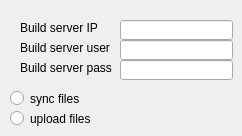
    <widget class="QWidget" name="tab_2">
     <attribute name="title">
      <string>Build-Server</string>
     </attribute>
     <widget class="QLabel" name="label_7">
      <property name="geometry">
       <rect>
        <x>20</x>
        <y>40</y>
        <width>101</width>
        <height>16</height>
       </rect>
      </property>
      <property name="toolTip">
       <string>&lt;html&gt;&lt;head/&gt;&lt;body&gt;&lt;p&gt;Your account name&lt;/p&gt;&lt;/body&gt;&lt;/html&gt;</string>
      </property>
      <property name="text">
       <string>Build server user</string>
      </property>
      <property name="buddy">
       <cstring>lineEdit_7</cstring>
      </property>
     </widget>
     <widget class="QRadioButton" name="radioButton_2">
      <property name="enabled">
       <bool>true</bool>
      </property>
      <property name="geometry">
       <rect>
        <x>10</x>
        <y>90</y>
        <width>82</width>
        <height>17</height>
       </rect>
      </property>
      <property name="toolTip">
       <string>&lt;html&gt;&lt;head/&gt;&lt;body&gt;&lt;p&gt;Synchronize files, faster when only updates in existing files&lt;/p&gt;&lt;/body&gt;&lt;/html&gt;</string>
      </property>
      <property name="text">
       <string>sync files</string>
      </property>
     </widget>
     <widget class="QRadioButton" name="radioButton">
      <property name="enabled">
       <bool>true</bool>
      </property>
      <property name="geometry">
       <rect>
        <x>10</x>
        <y>110</y>
        <width>82</width>
        <height>17</height>
       </rect>
      </property>
      <property name="toolTip">
       <string>&lt;html&gt;&lt;head/&gt;&lt;body&gt;&lt;p&gt;(re)upload all files on server&lt;/p&gt;&lt;/body&gt;&lt;/html&gt;</string>
      </property>
      <property name="text">
       <string>upload files</string>
      </property>
     </widget>
     <widget class="QLabel" name="label_6">
      <property name="geometry">
       <rect>
        <x>20</x>
        <y>20</y>
        <width>101</width>
        <height>16</height>
       </rect>
      </property>
      <property name="toolTip">
       <string>&lt;html&gt;&lt;head/&gt;&lt;body&gt;&lt;p&gt;Build server 192.168.9.111&lt;/p&gt;&lt;/body&gt;&lt;/html&gt;</string>
      </property>
      <property name="text">
       <string>Build server IP</string>
      </property>
      <property name="buddy">
       <cstring>lineEdit_6</cstring>
      </property>
     </widget>
     <widget class="QLineEdit" name="lineEdit_7">
      <property name="enabled">
       <bool>true</bool>
      </property>
      <property name="geometry">
       <rect>
        <x>120</x>
        <y>40</y>
        <width>113</width>
        <height>20</height>
       </rect>
      </property>
     </widget>
     <widget class="QLabel" name="label_8">
      <property name="geometry">
       <rect>
        <x>20</x>
        <y>60</y>
        <width>101</width>
        <height>16</height>
       </rect>
      </property>
      <property name="toolTip">
       <string>&lt;html&gt;&lt;head/&gt;&lt;body&gt;&lt;p&gt;Your password&lt;/p&gt;&lt;/body&gt;&lt;/html&gt;</string>
      </property>
      <property name="text">
       <string>Build server pass</string>
      </property>
      <property name="buddy">
       <cstring>lineEdit_8</cstring>
      </property>
     </widget>
     <widget class="QLineEdit" name="lineEdit_8">
      <property name="enabled">
       <bool>true</bool>
      </property>
      <property name="geometry">
       <rect>
        <x>120</x>
        <y>60</y>
        <width>113</width>
        <height>20</height>
       </rect>
      </property>
     </widget>
     <widget class="QLineEdit" name="lineEdit_6">
      <property name="enabled">
       <bool>true</bool>
      </property>
      <property name="geometry">
       <rect>
        <x>120</x>
        <y>20</y>
        <width>113</width>
        <height>20</height>
       </rect>
      </property>
     </widget>
    </widget>
